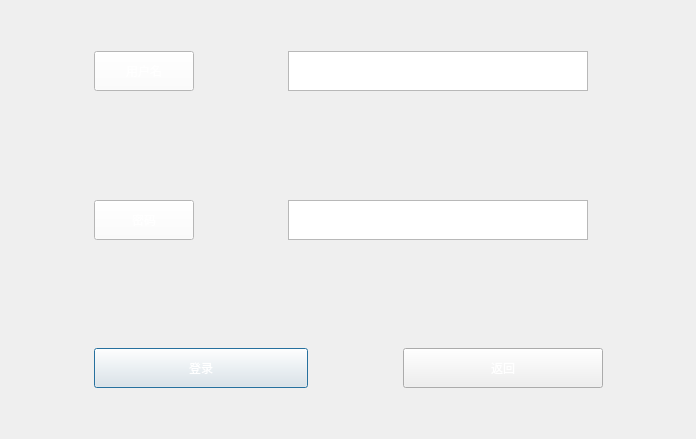
<?xml version="1.0" encoding="UTF-8"?>
<ui version="4.0">
 <class>Login</class>
 <widget class="QDialog" name="Login">
  <property name="geometry">
   <rect>
    <x>0</x>
    <y>0</y>
    <width>696</width>
    <height>439</height>
   </rect>
  </property>
  <property name="windowTitle">
   <string>Dialog</string>
  </property>
  <property name="styleSheet">
   <string notr="true">background-image: url(:/Poke/loginBcak.jpg);</string>
  </property>
  <layout class="QGridLayout" name="gridLayout">
   <item row="5" column="5">
    <widget class="QPushButton" name="return_2">
     <property name="sizePolicy">
      <sizepolicy hsizetype="Minimum" vsizetype="Fixed">
       <horstretch>0</horstretch>
       <verstretch>0</verstretch>
      </sizepolicy>
     </property>
     <property name="minimumSize">
      <size>
       <width>200</width>
       <height>40</height>
      </size>
     </property>
     <property name="styleSheet">
      <string notr="true">color: rgb(255, 255, 255);
font: 16pt &quot;楷体&quot;;</string>
     </property>
     <property name="text">
      <string>返回</string>
     </property>
     <property name="autoDefault">
      <bool>false</bool>
     </property>
    </widget>
   </item>
   <item row="3" column="0">
    <spacer name="horizontalSpacer_3">
     <property name="orientation">
      <enum>Qt::Horizontal</enum>
     </property>
     <property name="sizeHint" stdset="0">
      <size>
       <width>40</width>
       <height>20</height>
      </size>
     </property>
    </spacer>
   </item>
   <item row="4" column="1">
    <spacer name="verticalSpacer">
     <property name="orientation">
      <enum>Qt::Vertical</enum>
     </property>
     <property name="sizeHint" stdset="0">
      <size>
       <width>20</width>
       <height>40</height>
      </size>
     </property>
    </spacer>
   </item>
   <item row="2" column="3">
    <spacer name="verticalSpacer_2">
     <property name="orientation">
      <enum>Qt::Vertical</enum>
     </property>
     <property name="sizeHint" stdset="0">
      <size>
       <width>20</width>
       <height>40</height>
      </size>
     </property>
    </spacer>
   </item>
   <item row="1" column="1">
    <widget class="QToolButton" name="toolButton">
     <property name="minimumSize">
      <size>
       <width>100</width>
       <height>40</height>
      </size>
     </property>
     <property name="styleSheet">
      <string notr="true">background-color: rgb(255, 255, 255);
color: rgb(255, 255, 255);
font: 16pt &quot;楷体&quot;;</string>
     </property>
     <property name="text">
      <string>用户名</string>
     </property>
    </widget>
   </item>
   <item row="3" column="3" colspan="3">
    <widget class="QTextEdit" name="passport">
     <property name="minimumSize">
      <size>
       <width>300</width>
       <height>40</height>
      </size>
     </property>
     <property name="maximumSize">
      <size>
       <width>300</width>
       <height>40</height>
      </size>
     </property>
     <property name="styleSheet">
      <string notr="true">color: rgb(255, 255, 255);
font: 16pt &quot;楷体&quot;;</string>
     </property>
     <property name="verticalScrollBarPolicy">
      <enum>Qt::ScrollBarAlwaysOff</enum>
     </property>
     <property name="horizontalScrollBarPolicy">
      <enum>Qt::ScrollBarAlwaysOff</enum>
     </property>
    </widget>
   </item>
   <item row="1" column="2">
    <spacer name="horizontalSpacer_2">
     <property name="orientation">
      <enum>Qt::Horizontal</enum>
     </property>
     <property name="sizeHint" stdset="0">
      <size>
       <width>40</width>
       <height>20</height>
      </size>
     </property>
    </spacer>
   </item>
   <item row="1" column="3" colspan="3">
    <widget class="QTextEdit" name="userName">
     <property name="minimumSize">
      <size>
       <width>300</width>
       <height>40</height>
      </size>
     </property>
     <property name="maximumSize">
      <size>
       <width>300</width>
       <height>40</height>
      </size>
     </property>
     <property name="styleSheet">
      <string notr="true">color: rgb(255, 255, 255);
font: 16pt &quot;楷体&quot;;</string>
     </property>
     <property name="verticalScrollBarPolicy">
      <enum>Qt::ScrollBarAlwaysOff</enum>
     </property>
     <property name="horizontalScrollBarPolicy">
      <enum>Qt::ScrollBarAlwaysOff</enum>
     </property>
    </widget>
   </item>
   <item row="5" column="1" colspan="3">
    <widget class="QPushButton" name="login">
     <property name="minimumSize">
      <size>
       <width>200</width>
       <height>40</height>
      </size>
     </property>
     <property name="styleSheet">
      <string notr="true">color: rgb(255, 255, 255);
font: 16pt &quot;楷体&quot;;</string>
     </property>
     <property name="text">
      <string>登录</string>
     </property>
     <property name="default">
      <bool>true</bool>
     </property>
    </widget>
   </item>
   <item row="5" column="6">
    <spacer name="horizontalSpacer_4">
     <property name="orientation">
      <enum>Qt::Horizontal</enum>
     </property>
     <property name="sizeHint" stdset="0">
      <size>
       <width>40</width>
       <height>20</height>
      </size>
     </property>
    </spacer>
   </item>
   <item row="0" column="1">
    <spacer name="verticalSpacer_3">
     <property name="orientation">
      <enum>Qt::Vertical</enum>
     </property>
     <property name="sizeType">
      <enum>QSizePolicy::Fixed</enum>
     </property>
     <property name="sizeHint" stdset="0">
      <size>
       <width>20</width>
       <height>40</height>
      </size>
     </property>
    </spacer>
   </item>
   <item row="3" column="1">
    <widget class="QToolButton" name="toolButton_2">
     <property name="minimumSize">
      <size>
       <width>100</width>
       <height>40</height>
      </size>
     </property>
     <property name="styleSheet">
      <string notr="true">background-color: rgb(255, 255, 255);
color: rgb(255, 255, 255);
font: 16pt &quot;楷体&quot;;</string>
     </property>
     <property name="text">
      <string>密码</string>
     </property>
    </widget>
   </item>
   <item row="5" column="4">
    <spacer name="horizontalSpacer">
     <property name="orientation">
      <enum>Qt::Horizontal</enum>
     </property>
     <property name="sizeHint" stdset="0">
      <size>
       <width>40</width>
       <height>20</height>
      </size>
     </property>
    </spacer>
   </item>
   <item row="6" column="1">
    <spacer name="verticalSpacer_4">
     <property name="orientation">
      <enum>Qt::Vertical</enum>
     </property>
     <property name="sizeType">
      <enum>QSizePolicy::Fixed</enum>
     </property>
     <property name="sizeHint" stdset="0">
      <size>
       <width>20</width>
       <height>40</height>
      </size>
     </property>
    </spacer>
   </item>
  </layout>
 </widget>
 <resources/>
 <connections/>
</ui>
